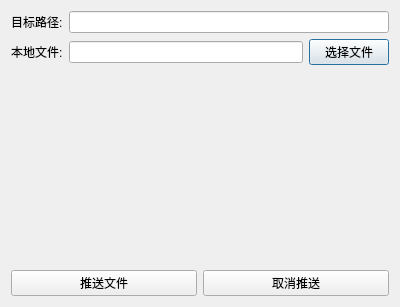
<?xml version="1.0" encoding="UTF-8"?>
<ui version="4.0">
 <class>AdbPush</class>
 <widget class="QDialog" name="AdbPush">
  <property name="geometry">
   <rect>
    <x>0</x>
    <y>0</y>
    <width>400</width>
    <height>307</height>
   </rect>
  </property>
  <property name="windowTitle">
   <string>AdbPush</string>
  </property>
  <property name="styleSheet">
   <string notr="true">font: 11pt &quot;Sans Serif&quot;;</string>
  </property>
  <layout class="QGridLayout" name="gridLayout">
   <item row="0" column="0">
    <layout class="QVBoxLayout" name="verticalLayout">
     <item>
      <layout class="QHBoxLayout" name="horizontalLayout_3">
       <item>
        <widget class="QLabel" name="label_4">
         <property name="text">
          <string>目标路径:</string>
         </property>
        </widget>
       </item>
       <item>
        <widget class="QLineEdit" name="lineEdit_2"/>
       </item>
      </layout>
     </item>
     <item>
      <layout class="QHBoxLayout" name="horizontalLayout">
       <item>
        <widget class="QLabel" name="label">
         <property name="text">
          <string>本地文件:</string>
         </property>
        </widget>
       </item>
       <item>
        <widget class="QLineEdit" name="lineEdit"/>
       </item>
       <item>
        <widget class="QPushButton" name="pushButton_3">
         <property name="text">
          <string>选择文件</string>
         </property>
        </widget>
       </item>
      </layout>
     </item>
     <item>
      <layout class="QVBoxLayout" name="verticalLayout_2">
       <item>
        <widget class="QLabel" name="label_2">
         <property name="text">
          <string/>
         </property>
        </widget>
       </item>
      </layout>
     </item>
     <item>
      <layout class="QHBoxLayout" name="horizontalLayout_4">
       <item>
        <widget class="QLabel" name="label_3">
         <property name="text">
          <string/>
         </property>
        </widget>
       </item>
      </layout>
     </item>
     <item>
      <layout class="QHBoxLayout" name="horizontalLayout_2">
       <item>
        <widget class="QPushButton" name="pushButton">
         <property name="text">
          <string>推送文件</string>
         </property>
        </widget>
       </item>
       <item>
        <widget class="QPushButton" name="pushButton_2">
         <property name="text">
          <string>取消推送</string>
         </property>
        </widget>
       </item>
      </layout>
     </item>
    </layout>
   </item>
  </layout>
 </widget>
 <resources/>
 <connections/>
</ui>
